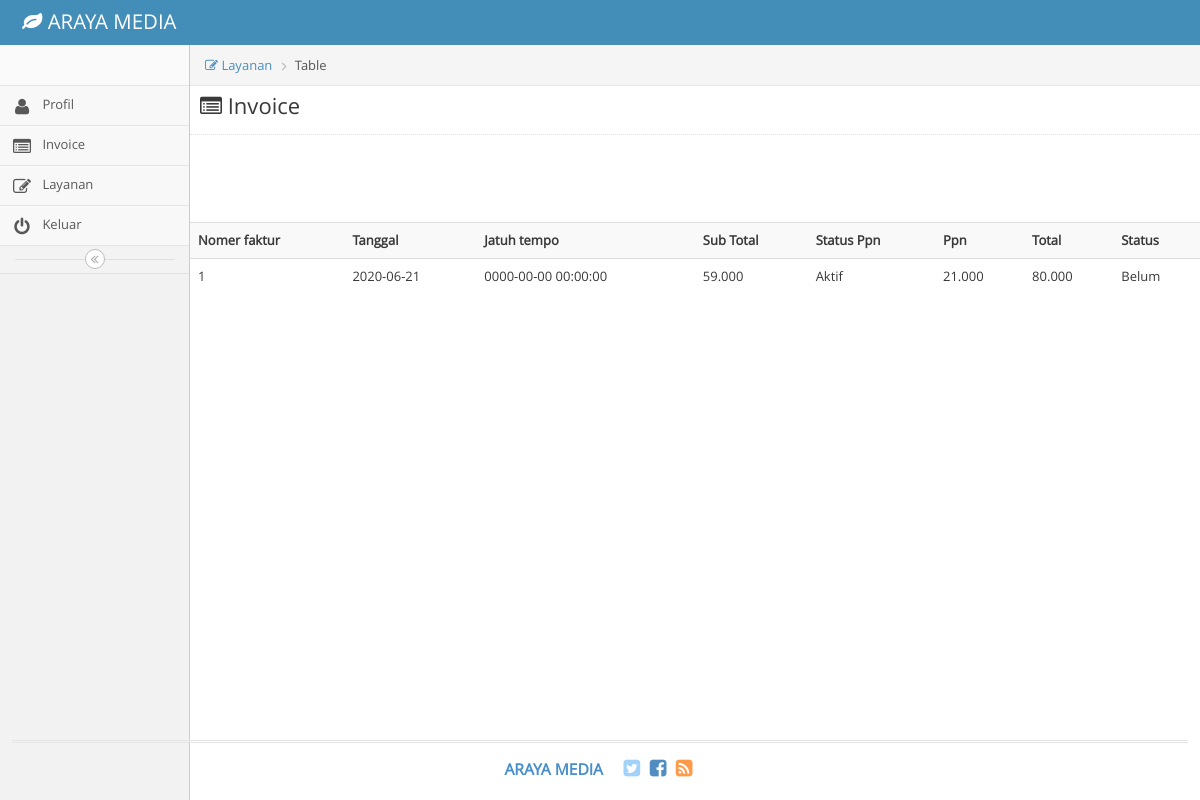
/index.php/invoice_customer, run on an earlier commit of the app's database.
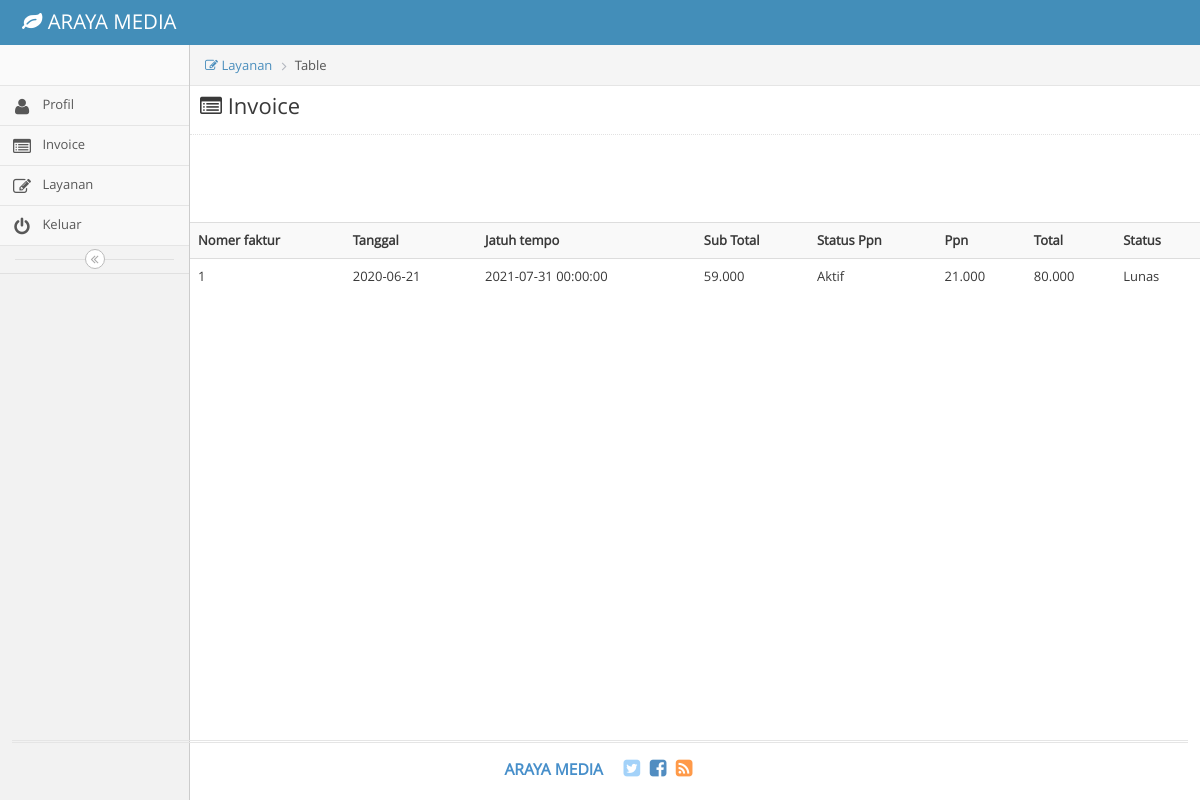
And on a later commit of the database.
### tables this page shows
CREATE TABLE `invoice` (
  `No_Faktur` int(11) NOT NULL,
  `id_Customer` int(11) DEFAULT NULL,
  `id_Karyawan` int(11) DEFAULT NULL,
  `id_Detail_Invoice` int(11) DEFAULT NULL,
  `Tanggal` date DEFAULT NULL,
  `Tgl_JatuhTempo` datetime DEFAULT NULL,
  `Sub_Total` varchar(45) DEFAULT NULL,
  `Status_Ppn` varchar(45) DEFAULT NULL,
  `Ppn` varchar(45) DEFAULT NULL,
  `Total` varchar(45) DEFAULT NULL,
  `Status_Lunas` varchar(45) DEFAULT NULL
);

### application/controllers/invoice_customer.php (called while the page is built, shortened)
<?php
class invoice_customer extends CI_Controller {
	public function index()
	{
		$this->load->view('invoice_customer');
	}
}

### index.php (called while the page is built, shortened)
<?php
require_once BASEPATH.'core/CodeIgniter.php';

### application/views/invoice_customer.php (the view, shortened to what this page needs)
<!DOCTYPE html>
<html lang="en">
	<head>
		<link rel="stylesheet" href="<?php echo base_url()?>assets/css/bootstrap.min.css" />
		<link rel="stylesheet" href="<?php echo base_url()?>assets/font-awesome/4.5.0/css/font-awesome.min.css" />
		<link rel="stylesheet" href="<?php echo base_url()?>assets/css/ace.min.css" class="ace-main-stylesheet" id="main-ace-style" />
		<link rel="stylesheet" href="<?php echo base_url()?>assets/css/ace-skins.min.css" />
		<link rel="stylesheet" href="<?php echo base_url()?>assets/css/ace-rtl.min.css" />
	</head>
	<body class="no-skin">
		<div id="navbar" class="navbar navbar-default          ace-save-state">
			<div class="navbar-container ace-save-state" id="navbar-container">
				<div class="navbar-header pull-left">
					<a href="profil" class="navbar-brand">
						<small>
							<i class="fa fa-leaf"></i>
							ARAYA MEDIA
						</small>
					</a>
				</div>
			</div>
		</div>
		<div class="main-container ace-save-state" id="main-container">
			<div id="sidebar" class="sidebar                  responsive                    ace-save-state">
				<div class="sidebar-shortcuts" id="sidebar-shortcuts">
				</div>
				<ul class="nav nav-list">
					<li class="">
						<a href="<?php echo base_url("index.php/Profil_customer")?>">
							<i class="menu-icon fa fa-user"></i>
							<span class="menu-text">
								Profil
							</span>
						</a>
					</li>
					<li class="">
						<a href="<?php echo base_url("index.php/invoice_customer")?>">
							<i class="menu-icon fa fa-list-alt"></i>
							<span class="menu-text">
								Invoice
							</span>
						</a>
					</li>
					<li class="">
						<a href="<?php echo base_url("index.php/layanan_customer")?>">
							<i class="menu-icon fa fa-pencil-square-o"></i>
							<span class="menu-text">
								Layanan
							</span>
						</a>
					</li>
					<li class="">
						<a href="<?php echo base_url("index.php/keluar")?>">
							<i class="menu-icon fa fa-power-off"></i>
							<span class="menu-text">
								Keluar
							</span>
						</a>
					</li>
				</ul>
				<div class="sidebar-toggle sidebar-collapse" id="sidebar-collapse">
					<i id="sidebar-toggle-icon" class="ace-icon fa fa-angle-double-left ace-save-state" data-icon1="ace-icon fa fa-angle-double-left" data-icon2="ace-icon fa fa-angle-double-right"></i>
				</div>
			</div>
			<div class="main-content">
				<div class="main-content-inner">
					<div class="breadcrumbs ace-save-state" id="breadcrumbs">
						<ul class="breadcrumb">
						<li><a href=""><i class="menu-icon fa fa-pencil-square-o"></i> Layanan</li></a>
              			<li><i class="icon_document_alt"></i>Table</li>
						</ul>
					</div>
							<h3 class="page-header"><i class="menu-icon fa fa-list-alt" style="margin-left: 10px"></i> Invoice</h3>
					<section class="wrapper">
						<table class="table table-striped table-advance table-hover">
					                <tbody>
					                  <tr>
					                    <th><i class="icon_profile"></i>Nomer faktur</th>
					                  	<th><i class="icon_profile"></i>Tanggal</th>
					                    <th><i class="icon_mail_alt"></i>Jatuh tempo</th>
					                    <th><i class="icon_calendar"></i>Sub Total</th>
					                    <th><i class="icon_profile"></i>Status Ppn</th>
					                  	<th><i class="icon_profile"></i>Ppn</th>
					                    <th><i class="icon_mail_alt"></i>Total</th>
					                    <th><i class="icon_calendar"></i>Status</th>
					                  </tr>
					                  <?php
								include ('koneksi.php');
								$sql='select * from invoice';
								$ambil=mysqli_query($konek,$sql);
								while($data=mysqli_fetch_array($ambil)){
								echo "<tr>";
								echo "<td>".$data['No_Faktur']."</td>";
								echo "<td>".$data['Tanggal']."</td>";
								echo "<td>".$data['Tgl_JatuhTempo']."</td>";
								echo "<td>".$data['Sub_Total']."</td>";
								echo "<td>".$data['Status_Ppn']."</td>";
								echo "<td>".$data['Ppn']."</td>";
								echo "<td>".$data['Total']."</td>";
								echo "<td>".$data['Status_Lunas']."</td>";
								echo "</tr>";
								}
								?>
					</section>
											</div>
										</div>
									</div>
			<div class="footer">
				<div class="footer-inner">
					<div class="footer-content">
						<span class="bigger-120">
							<span class="blue bolder">ARAYA MEDIA </span>
						</span>
						<span class="action-buttons">
							<a href="#">
								<i class="ace-icon fa fa-twitter-square light-blue bigger-150"></i>
							</a>
							<a href="#">
								<i class="ace-icon fa fa-facebook-square text-primary bigger-150"></i>
							</a>
							<a href="#">
								<i class="ace-icon fa fa-rss-square orange bigger-150"></i>
							</a>
						</span>
					</div>
				</div>
			</div>
	</body>
</html>

What changed in the data, as far as the page shows it:
changed invoice "Aktif": Tgl_JatuhTempo "0000-00-00 00:00:00" → "2021-07-31 00:00:00"; Status_Lunas "Belum" → "Lunas"
